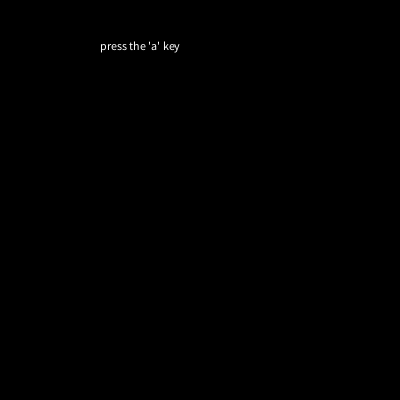
Frame 1 (no input)
Frame 60 (the mouse pressed at the canvas centre just before this capture): identical to frame 1, image omitted
Frame 120 (the mouse held since frame 60 and released just before this capture): identical to frame 1, image omitted

The Processing sketch that drew this single still picture (run headless with seeded random() and noise(); from frame 60 on, the mouse is pressed at the canvas centre):

// Processing sketch: Task_3
// ── Task_3.pde
String message = "";

void setup() {
 size(400,400);
}

void draw() {
 background(0);
 text("press the 'a' key",100,50);
 text(message,100,100);
}

void keyPressed(){
  if(key=='a'){
   message = "\'a\' was pressed";
 }else{
   message = "some other key was pressed";
 }
}

void keyReleased() {
  message = "";
}
